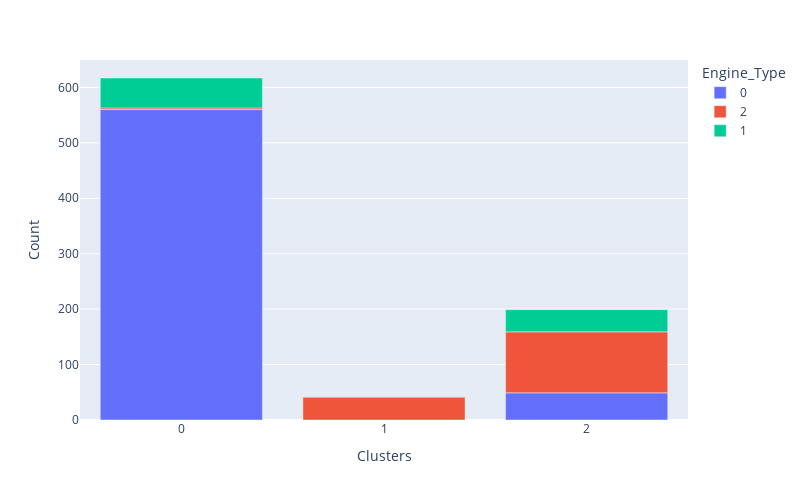
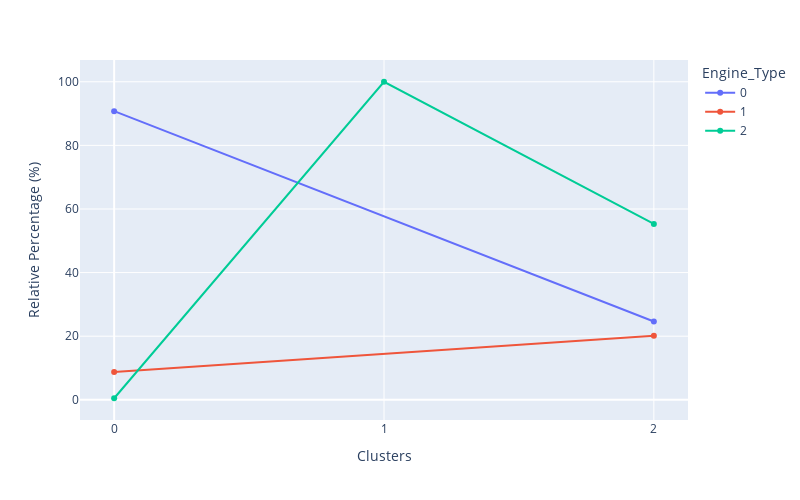

The cell these charts' notebook holds for them, in order:
### Code cell
df_cluster_vs_engine_type=  df_engine_type.copy()
df_cluster_vs_engine_type['Clusters'] = X['Clusters']
cluster_distribution_per_variable(df=df_cluster_vs_engine_type, target='Engine_Type')

### Figure 1 — Plotly figure (JSON) as saved in the notebook; plotly's stock layout.template omitted (floating-point values rounded to 4 significant figures)
{"data": [{"alignmentgroup": "True", "hovertemplate": "Engine_Type=0<br>Clusters=%{x}<br>Count=%{y}<extra></extra>", "legendgroup": "0", "marker": {"color": "#636efa"}, "name": "0", "offsetgroup": "0", "orientation": "v", "showlegend": true, "textposition": "auto", "type": "bar", "x": [0, 2], "xaxis": "x", "y": [560, 49], "yaxis": "y"}, {"alignmentgroup": "True", "hovertemplate": "Engine_Type=2<br>Clusters=%{x}<br>Count=%{y}<extra></extra>", "legendgroup": "2", "marker": {"color": "#EF553B"}, "name": "2", "offsetgroup": "2", "orientation": "v", "showlegend": true, "textposition": "auto", "type": "bar", "x": [2, 1, 0], "xaxis": "x", "y": [110, 41, 3], "yaxis": "y"}, {"alignmentgroup": "True", "hovertemplate": "Engine_Type=1<br>Clusters=%{x}<br>Count=%{y}<extra></extra>", "legendgroup": "1", "marker": {"color": "#00cc96"}, "name": "1", "offsetgroup": "1", "orientation": "v", "showlegend": true, "textposition": "auto", "type": "bar", "x": [0, 2], "xaxis": "x", "y": [54, 40], "yaxis": "y"}], "layout": {"barmode": "relative", "height": 500, "legend": {"title": {"text": "Engine_Type"}, "tracegroupgap": 0}, "margin": {"t": 60}, "width": 800, "xaxis": {"anchor": "y", "domain": [0, 1], "tickmode": "array", "tickvals": [0, 2, 1], "title": {"text": "Clusters"}}, "yaxis": {"anchor": "x", "domain": [0, 1], "title": {"text": "Count"}}}}

### Figure 2 — Plotly figure (JSON) as saved in the notebook; plotly's stock layout.template omitted (floating-point values rounded to 4 significant figures)
{"data": [{"hovertemplate": "Engine_Type=0<br>Clusters=%{x}<br>Relative Percentage (%)=%{y}<extra></extra>", "legendgroup": "0", "line": {"color": "#636efa", "dash": "solid"}, "mode": "markers+lines", "name": "0", "orientation": "v", "showlegend": true, "type": "scatter", "x": [0, 2], "xaxis": "x", "y": [90.76, 24.62], "yaxis": "y"}, {"hovertemplate": "Engine_Type=1<br>Clusters=%{x}<br>Relative Percentage (%)=%{y}<extra></extra>", "legendgroup": "1", "line": {"color": "#EF553B", "dash": "solid"}, "mode": "markers+lines", "name": "1", "orientation": "v", "showlegend": true, "type": "scatter", "x": [0, 2], "xaxis": "x", "y": [8.752, 20.1], "yaxis": "y"}, {"hovertemplate": "Engine_Type=2<br>Clusters=%{x}<br>Relative Percentage (%)=%{y}<extra></extra>", "legendgroup": "2", "line": {"color": "#00cc96", "dash": "solid"}, "mode": "markers+lines", "name": "2", "orientation": "v", "showlegend": true, "type": "scatter", "x": [0, 1, 2], "xaxis": "x", "y": [0.4862, 100, 55.28], "yaxis": "y"}], "layout": {"height": 500, "legend": {"title": {"text": "Engine_Type"}, "tracegroupgap": 0}, "margin": {"t": 60}, "width": 800, "xaxis": {"anchor": "y", "domain": [0, 1], "tickmode": "array", "tickvals": [0, 2, 1], "title": {"text": "Clusters"}}, "yaxis": {"anchor": "x", "domain": [0, 1], "title": {"text": "Relative Percentage (%)"}}}}
